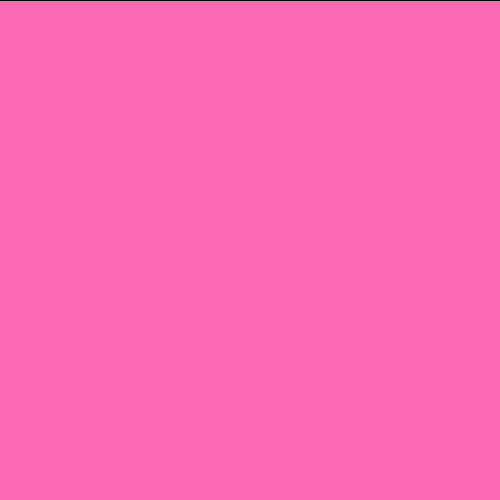
Frame 1 (no input)
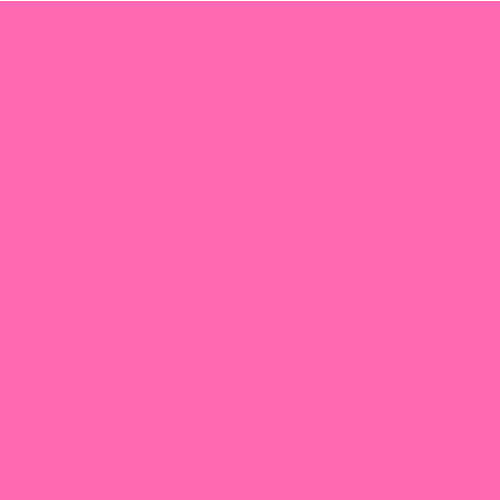
Frame 60 (no input)
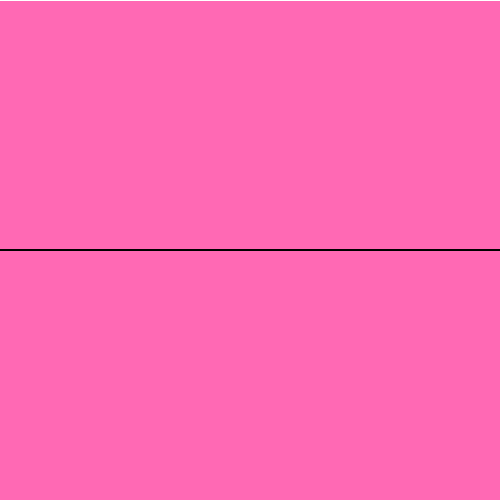
Frame 120 (the mouse pressed at the canvas centre since frame 60)

The p5.js sketch that drew these frames (run headless with seeded random() and noise() and a simulated clock; from frame 60 on, the mouse is pressed at the canvas centre):

// p5.js sketch
// ── sketch.js
//definire le variabili, sono globali, entrambe le funzioni hanno visibilità delle variabili

let canvaXmax=500; 
let canvaYmax=500;

function setup() {
  createCanvas(canvaXmax, canvaYmax);
  background("hotpink");
}
//se background fosse in set up quando la pagina riparte a caricare crea un nuovo testo (perché esegue la funzione draw) su quello pre esistente che rimane lì rendendo impossibile la lettura di testi sovrapposti. se metto invece la funzione creazione del background in draw fa si che ogni volta che provo a disegnare (si esegue) ricrea da capo lo sfondo con sopra la scritta, la differenza è che nel secondo caso si crea da capo ogni volta da zero

function draw() {

  textSize(15);
  let string_toprint="Mouse x="+mouseX+", y="+mouseY;
  //stringa definita da " "
  //+ serve per fare concatenazione
  //quindi è " " (per testo decorativo) + variabile (mouseX)
  //variabile mouseX contiene la x di dove si trova il mouse, lo stesso mouseY

/* TESTO 
  fill("yellow");
  textSize(50);
  strokeWeight(0);
  text(string_toprint, 20, 60);
*/

  strokeWeight(2);
  line(0, mouseX, canvaXmax, mouseY);

  //feedback tasto mouse SX
  //disegnare la linea gialla se schiacciamo il mouse
  //p5 --> true, se il mouse schiacciaro, altrimenti false
  if(mouseIsPressed == true) {
    //come valori: LEFT, RIGHT CENTER
    if(mouseButton == RIGHT) {
      backkground("hotpink");
    } 
    stroke("black");
  } else{
    //altrimenti nero
    stroke("white");
  }



}
